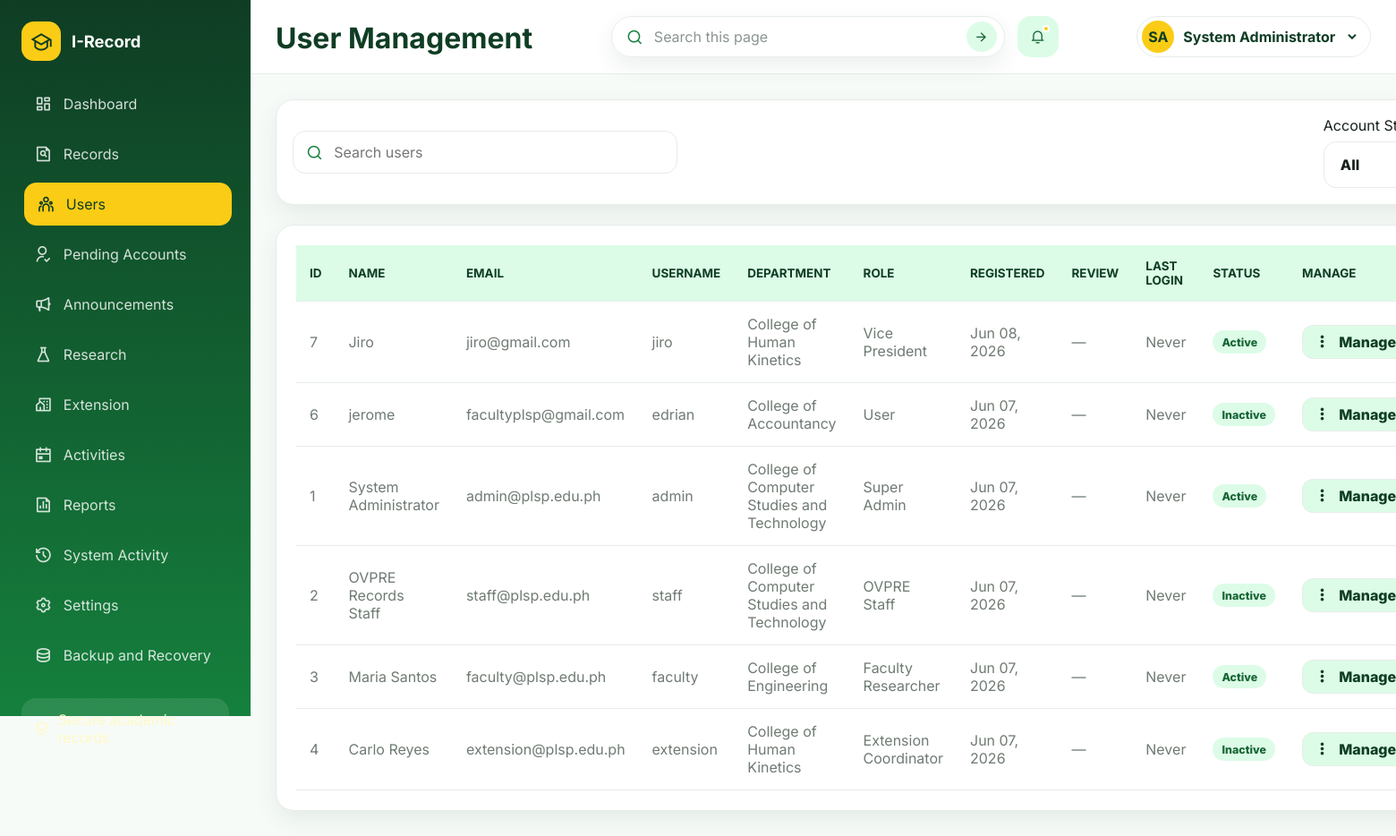
/admin-users.php (signed in), run on the app's committed database.
### tables this page shows
CREATE TABLE users (
  id INT AUTO_INCREMENT PRIMARY KEY,
  fullname VARCHAR(160) NOT NULL,
  gender VARCHAR(30) NULL,
  birthday DATE NULL,
  email VARCHAR(190) NOT NULL UNIQUE,
  phone VARCHAR(30) NULL,
  username VARCHAR(80) NOT NULL UNIQUE,
  password VARCHAR(255) NOT NULL,
  role ENUM('Super Admin','Vice President','OVPRE Staff','Research Coordinator','Extension Coordinator','Faculty Researcher','Evaluator/Reviewer','User') NOT NULL,
  department_id INT NULL,
  status ENUM('Pending','Active','Rejected','Suspended','Inactive','Locked') NOT NULL DEFAULT 'Pending',
  approved_at DATETIME NULL,
  approved_by INT NULL,
  rejected_at DATETIME NULL,
  rejected_by INT NULL,
  rejection_reason TEXT NULL,
  login_attempts INT DEFAULT 0,
  locked_until DATETIME NULL,
  reset_token VARCHAR(255) NULL,
  reset_expires DATETIME NULL,
  last_login_at DATETIME NULL,
  created_by INT NULL,
  deleted_at DATETIME NULL,
  created_at TIMESTAMP DEFAULT CURRENT_TIMESTAMP,
  updated_at TIMESTAMP NULL DEFAULT NULL ON UPDATE CURRENT_TIMESTAMP,
  INDEX idx_users_approved_by (approved_by),
  INDEX idx_users_rejected_by (rejected_by),
  INDEX idx_users_status_created (status, created_at),
  FOREIGN KEY (department_id) REFERENCES departments(id) ON DELETE SET NULL,
  FOREIGN KEY (approved_by) REFERENCES users(id) ON DELETE SET NULL,
  FOREIGN KEY (rejected_by) REFERENCES users(id) ON DELETE SET NULL
);

CREATE TABLE departments (
  id INT AUTO_INCREMENT PRIMARY KEY,
  department_name VARCHAR(150) NOT NULL UNIQUE,
  created_at TIMESTAMP DEFAULT CURRENT_TIMESTAMP
);

### includes/bootstrap.php (called while the page is built, shortened)
<?php
function db(): PDO {
    static $pdo = null;
    if ($pdo instanceof PDO) {
        return $pdo;
    }
    $pdo = new PDO(
        'mysql:host=' . DB_HOST . ';dbname=' . DB_NAME . ';charset=utf8mb4',
        DB_USER,
        DB_PASS,
        [
            PDO::ATTR_ERRMODE => PDO::ERRMODE_EXCEPTION,
            PDO::ATTR_DEFAULT_FETCH_MODE => PDO::FETCH_ASSOC,
        ]
    );
    return $pdo;
}
function h($value): string {
    return htmlspecialchars((string) $value, ENT_QUOTES, 'UTF-8');
}
function current_user(): ?array {
    $stmt = db()->prepare('SELECT * FROM users WHERE id = ? AND status = "Active" AND deleted_at IS NULL LIMIT 1');
    $stmt->execute([$_SESSION['user_id']]);
    return $stmt->fetch() ?: null;
}
function statusClass($status): string {
    return strtolower(str_replace([' ', '/'], '-', (string) $status));
}

### admin-users.php (the view, shortened to what this page needs)
<?php
require_once __DIR__ . '/includes/layout.php';
$statusOptions = ['All', 'Active', 'Pending', 'Rejected', 'Suspended', 'Inactive', 'Locked'];
$statusFilter = (string) ($_GET['status'] ?? 'All');
$sql = 'SELECT u.*, d.department_name, creator.fullname AS created_by_name, approver.fullname AS approved_by_name, rejecter.fullname AS rejected_by_name FROM users u LEFT JOIN departments d ON d.id = u.department_id LEFT JOIN users creator ON creator.id = u.created_by LEFT JOIN users approver ON approver.id = u.approved_by LEFT JOIN users rejecter ON rejecter.id = u.rejected_by WHERE u.deleted_at IS NULL';
$params = [];
$sql .= ' ORDER BY u.created_at DESC';
$usersStmt = db()->prepare($sql);
$usersStmt->execute($params);
$users = $usersStmt->fetchAll();
renderHeader('User Management', 'users');
?>
<section class="tool-panel">
    <div class="search-control"><i class="ri-search-line"></i><input data-table-search type="search" placeholder="Search users"></div>
    <form method="get" class="action-row"><label class="field"><span>Account Status</span><select class="filter-select" name="status" onchange="this.form.submit()"><?php foreach ($statusOptions as $status): ?><option value="<?php echo h($status); ?>" <?php echo $statusFilter === $status ? 'selected' : ''; ?>><?php echo h($status); ?></option><?php endforeach; ?></select></label></form>
</section>
<section class="panel">
    <div class="table-scroll">
        <table class="data-table portal-table">
            <thead>
                <tr>
                    <th>ID</th>
                    <th>Name</th>
                    <th>Email</th>
                    <th>Username</th>
                    <th>Department</th>
                    <th>Role</th>
                    <th>Registered</th>
                    <th>Review</th>
                    <th>Last Login</th>
                    <th>Status</th>
                    <th>Manage</th>
                </tr>
            </thead>
            <tbody>
                <?php foreach ($users as $user): ?>
                    <tr data-table-row>
                        <td><?php echo (int) $user['id']; ?></td>
                        <td><?php echo h($user['fullname']); ?></td>
                        <td><?php echo h($user['email']); ?></td>
                        <td><?php echo h($user['username']); ?></td>
                        <td><?php echo h($user['department_name'] ?? 'Unassigned'); ?></td>
                        <td><?php echo h($user['role']); ?></td>
                        <td><?php echo h(date('M d, Y', strtotime($user['created_at']))); ?></td>
                        <td><?php if ($user['status'] === 'Rejected'): ?><?php echo h($user['rejection_reason'] ?? 'No reason recorded'); ?><br><small><?php echo h($user['rejected_by_name'] ?? 'Administrator'); ?> · <?php echo $user['rejected_at'] ? h(date('M d, Y', strtotime($user['rejected_at']))) : ''; ?></small><?php elseif ($user['status'] === 'Active' && $user['approved_at']): ?>Approved by <?php echo h($user['approved_by_name'] ?? 'Administrator'); ?><br><small><?php echo h(date('M d, Y', strtotime($user['approved_at']))); ?></small><?php else: ?>—<?php endif; ?></td>
                        <td><?php echo $user['last_login_at'] ? h(date('M d, Y h:i A', strtotime($user['last_login_at']))) : 'Never'; ?></td>
                        <td><span class="status-pill status-<?php echo h(statusClass($user['status'])); ?>"><?php echo h($user['status']); ?></span></td>
                        <td>
                            <details class="user-actions-dropdown">
                                <summary class="user-actions-trigger"><i class="ri-more-2-fill"></i><span>Manage</span><i class="ri-arrow-down-s-line user-actions-chevron"></i></summary>
                            </details>
                        </td>
                    </tr>
                <?php endforeach; ?>
            </tbody>
        </table>
    </div>
</section>
<?php renderFooter(); ?>

### includes/layout.php (shortened to what this page needs)
<?php
require_once __DIR__ . '/bootstrap.php';
function activePage($page, $currentPage)
{
    return $page === $currentPage ? 'active' : '';
}
function renderHeader($pageTitle, $currentPage)
{
    $user = current_user();
    $name = $user['fullname'] ?? 'Guest';
    $initials = implode('', array_map(fn($part) => strtoupper(substr($part, 0, 1)), array_slice(preg_split('/\s+/', trim($name)), 0, 2)));
    $savedProfilePhoto = (string) ($user['profile_photo'] ?? '');
    $profilePhotoUrl = preg_match('#^uploads/profile-photos/[A-Za-z0-9._-]+\.(jpg|png|webp)$#', $savedProfilePhoto) ? $savedProfilePhoto : '';
    $isSuperAdmin = ($user['role'] ?? '') === ROLE_SUPER_ADMIN;
    $unreadNotificationCount = 0;
    if ($user) {
        $unreadNotificationStmt = db()->prepare('SELECT COUNT(*) FROM notifications WHERE user_id = ? AND status = "Unread"');
        $unreadNotificationStmt->execute([(int) $user['id']]);
        $unreadNotificationCount = (int) $unreadNotificationStmt->fetchColumn();
    }
?>
    <!DOCTYPE html>
    <html lang="en">
    <head>
        <link rel="stylesheet" href="assets/css/style.css?v=20261012-project-tracking-search">
        <link href="https://cdn.jsdelivr.net/npm/remixicon@4.5.0/fonts/remixicon.css" rel="stylesheet">
        <link href="https://cdnjs.cloudflare.com/ajax/libs/font-awesome/6.5.2/css/all.min.css" rel="stylesheet">
    </head>
    <body>
        <div class="app-shell">
            <aside class="sidebar" id="sidebar">
                <a class="brand" href="dashboard.php">
                    <span><i class="ri-graduation-cap-line"></i></span>
                    <strong><?php echo APP_NAME; ?></strong>
                </a>
                <nav class="sidebar-nav">
                    <a class="<?php echo activePage('dashboard', $currentPage); ?>" href="dashboard.php"><i class="ri-dashboard-line"></i><span>Dashboard</span></a>
                    <a class="<?php echo activePage('documents', $currentPage); ?>" href="admin-documents.php"><i class="ri-file-search-line"></i><span>Records</span></a>
                    <?php if ($isSuperAdmin): ?>
                        <a class="<?php echo activePage('users', $currentPage); ?>" href="admin-users.php"><i class="ri-team-line"></i><span>Users</span></a>
                        <a class="<?php echo activePage('pending-users', $currentPage); ?>" href="admin-pending-users.php"><i class="ri-user-follow-line"></i><span>Pending Accounts</span></a>
                    <?php endif; ?>
                    <a class="<?php echo activePage('announcements', $currentPage); ?>" href="announcements.php"><i class="ri-megaphone-line"></i><span>Announcements</span></a>
                    <a class="<?php echo activePage('research', $currentPage); ?>" href="research.php"><i class="ri-flask-line"></i><span>Research</span></a>
                    <a class="<?php echo activePage('extension', $currentPage); ?>" href="extension.php"><i class="ri-community-line"></i><span>Extension</span></a>
                    <a class="<?php echo activePage('activities', $currentPage); ?>" href="activities.php"><i class="ri-calendar-event-line"></i><span>Activities</span></a>
                    <a class="<?php echo activePage('reports', $currentPage); ?>" href="admin-reports.php"><i class="ri-file-chart-line"></i><span>Reports</span></a>
                    <?php if ($isSuperAdmin): ?>
                        <a class="<?php echo activePage('audit', $currentPage); ?>" href="system-activity.php"><i class="ri-history-line"></i><span>System Activity</span></a>
                        <a class="<?php echo activePage('settings', $currentPage); ?>" href="admin-settings.php"><i class="ri-settings-3-line"></i><span>Settings</span></a>
                        <a class="<?php echo activePage('backup', $currentPage); ?>" href="system-backup.php"><i class="ri-database-2-line"></i><span>Backup and Recovery</span></a>
                    <?php endif; ?>
                </nav>
                <div class="sidebar-footer">
                    <i class="ri-shield-check-line"></i>
                    <span>Secure academic records</span>
                </div>
            </aside>
            <div class="page-wrap">
                <header class="topbar">
                    <div class="topbar-title">
                        <h1><?php echo h($pageTitle); ?></h1>
                    </div>
                    <form class="topbar-search" role="search" action="search.php" method="get" data-global-search-form>
                        <i class="ri-search-line"></i>
                        <input type="search" name="q" placeholder="Search this page" aria-label="Search across accessible records" data-global-search>
                        <button class="topbar-search-submit" type="submit" aria-label="Run search"><i class="ri-arrow-right-line"></i></button>
                    </form>
                    <a class="topbar-icon" href="notifications.php" aria-label="Notifications<?php echo $unreadNotificationCount ? ', ' . $unreadNotificationCount . ' unread' : ''; ?>">
                        <i class="ri-notification-3-line"></i>
                        <?php if ($unreadNotificationCount): ?><span></span><?php endif; ?>
                    </a>
                    <div class="profile-menu">
                        <button class="profile-button" type="button" data-profile-toggle aria-expanded="false" aria-haspopup="true">
                            <span class="avatar"><?php if ($profilePhotoUrl): ?><img src="<?php echo h($profilePhotoUrl); ?>" alt=""><?php else: ?><?php echo h($initials ?: 'IR'); ?><?php endif; ?></span>
                            <span><?php echo h($name); ?></span>
                            <i class="ri-arrow-down-s-line"></i>
                        </button>
                    </div>
                </header>
                <main class="content-area">
                <?php
            }
            function renderFooter()
            {
                ?>
                </main>
            </div>
        </div>
    </body>
    </html>
<?php
            }
?>

### data on the page
users: fullname "SA", fullname "System Administrator", id "1", email "admin@plsp.edu.ph", username "admin", department.department_name "College of Computer Studies and Technology", role "Super Admin", created_at "Jun 07, 2026", shows "Never", status "Active"
users: id "7", fullname "Jiro", email "jiro@gmail.com", username "jiro", department.department_name "College of Human Kinetics", role "Vice President", created_at "Jun 08, 2026", shows "Never", status "Active"
users: id "6", fullname "jerome", email "facultyplsp@gmail.com", username "edrian", department.department_name "College of Accountancy", role "User", created_at "Jun 07, 2026", shows "Never", status "Inactive"
users: id "2", fullname "OVPRE Records Staff", email "staff@plsp.edu.ph", username "staff", department.department_name "College of Computer Studies and Technology", role "OVPRE Staff", created_at "Jun 07, 2026", shows "Never", status "Inactive"
users: id "3", fullname "Maria Santos", email "faculty@plsp.edu.ph", username "faculty", department.department_name "College of Engineering", role "Faculty Researcher", created_at "Jun 07, 2026", shows "Never", status "Active"
users: id "4", fullname "Carlo Reyes", email "extension@plsp.edu.ph", username "extension", department.department_name "College of Human Kinetics", role "Extension Coordinator", created_at "Jun 07, 2026", shows "Never", status "Inactive"

### other printed values
APP_NAME "I-Record"
$pageTitle "User Management"
form field status "All"
